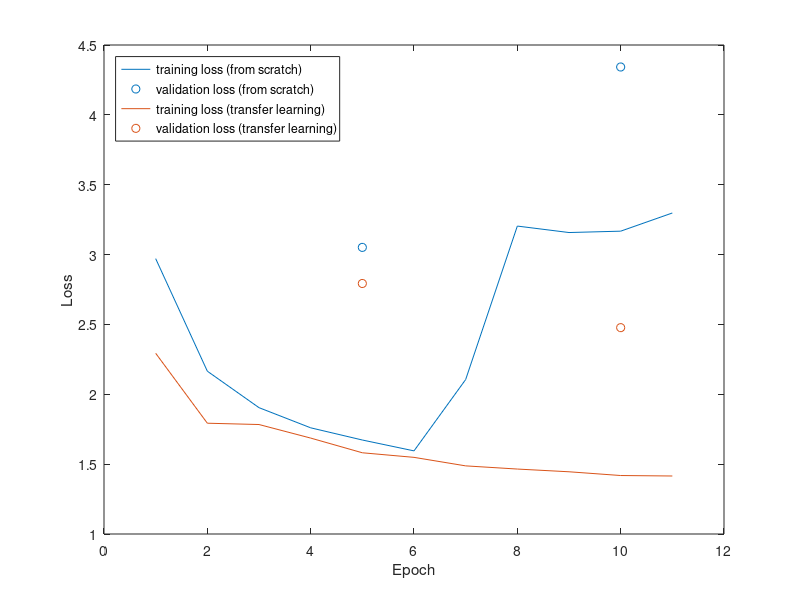

Here is the MATLAB script that generated this plot:
VALIDATION_LOSS_INTERVAL = 5;

training_loss_from_scratch = [
2.970965
2.165303
1.904277
1.760062
1.672738
1.594977
2.105640
3.204026
3.157730
3.167514
3.297638
3.204396
3.205422
3.322516
3.565203
3.495813
3.436736
3.425291
];

validation_loss_from_scratch = [
3.051442
4.342558
4.806303
];

training_loss_transfer_learning = [
2.293733
1.792962
1.783581
1.686586
1.581395
1.548590
1.487658
1.464919
1.445383
1.418578
1.415180
];

validation_loss_transfer_learning = [
2.793028
2.476969
];

num_epochs = min(numel(training_loss_from_scratch),numel(training_loss_transfer_learning));
validation_epochs = 0:VALIDATION_LOSS_INTERVAL:num_epochs;
validation_epochs = validation_epochs(2:end);
num_validation_epochs = idivide(num_epochs, int16(VALIDATION_LOSS_INTERVAL));

plot(1:num_epochs,training_loss_from_scratch(1:num_epochs),'Color','#0072BD')
hold on
plot(validation_epochs,validation_loss_from_scratch(1:num_validation_epochs),'Color','#0072BD','Marker','o','LineStyle','none')
plot(1:num_epochs,training_loss_transfer_learning(1:num_epochs),'Color','#D95319')
plot(validation_epochs,validation_loss_transfer_learning(1:num_validation_epochs),'Color','#D95319','Marker','o','LineStyle','none');
legend([
    "training loss (from scratch)"
    "validation loss (from scratch)"
    "training loss (transfer learning)"
    "validation loss (transfer learning)"
],'Location','northwest')
xlabel("Epoch")
ylabel("Loss")
hold off


